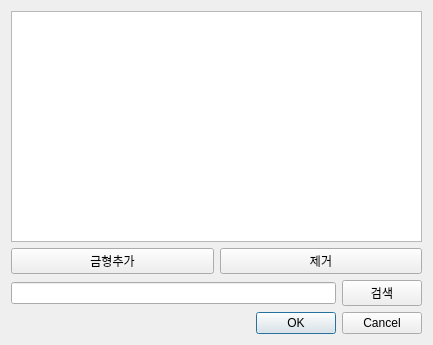
<?xml version="1.0" encoding="UTF-8"?>
<ui version="4.0">
 <class>mold_set_popup</class>
 <widget class="QDialog" name="mold_set_popup">
  <property name="geometry">
   <rect>
    <x>0</x>
    <y>0</y>
    <width>433</width>
    <height>345</height>
   </rect>
  </property>
  <property name="windowTitle">
   <string>금형설정</string>
  </property>
  <layout class="QGridLayout" name="gridLayout">
   <item row="1" column="0">
    <layout class="QHBoxLayout" name="horizontalLayout">
     <item>
      <widget class="QPushButton" name="moldadder_btn">
       <property name="text">
        <string>금형추가</string>
       </property>
      </widget>
     </item>
     <item>
      <widget class="QPushButton" name="molddelete_btn">
       <property name="text">
        <string>제거</string>
       </property>
      </widget>
     </item>
    </layout>
   </item>
   <item row="3" column="0">
    <layout class="QHBoxLayout" name="horizontalLayout_2">
     <item>
      <widget class="QLineEdit" name="mold_name_serarch_edit"/>
     </item>
     <item>
      <widget class="QPushButton" name="serarch_btn">
       <property name="text">
        <string>검색</string>
       </property>
      </widget>
     </item>
    </layout>
   </item>
   <item row="0" column="0">
    <widget class="QTableView" name="tableView"/>
   </item>
   <item row="5" column="0">
    <widget class="QDialogButtonBox" name="buttonBox">
     <property name="orientation">
      <enum>Qt::Horizontal</enum>
     </property>
     <property name="standardButtons">
      <set>QDialogButtonBox::Cancel|QDialogButtonBox::Ok</set>
     </property>
    </widget>
   </item>
  </layout>
 </widget>
 <resources/>
 <connections>
  <connection>
   <sender>buttonBox</sender>
   <signal>accepted()</signal>
   <receiver>mold_set_popup</receiver>
   <slot>accept()</slot>
   <hints>
    <hint type="sourcelabel">
     <x>248</x>
     <y>254</y>
    </hint>
    <hint type="destinationlabel">
     <x>157</x>
     <y>274</y>
    </hint>
   </hints>
  </connection>
  <connection>
   <sender>buttonBox</sender>
   <signal>rejected()</signal>
   <receiver>mold_set_popup</receiver>
   <slot>reject()</slot>
   <hints>
    <hint type="sourcelabel">
     <x>316</x>
     <y>260</y>
    </hint>
    <hint type="destinationlabel">
     <x>286</x>
     <y>274</y>
    </hint>
   </hints>
  </connection>
 </connections>
</ui>
